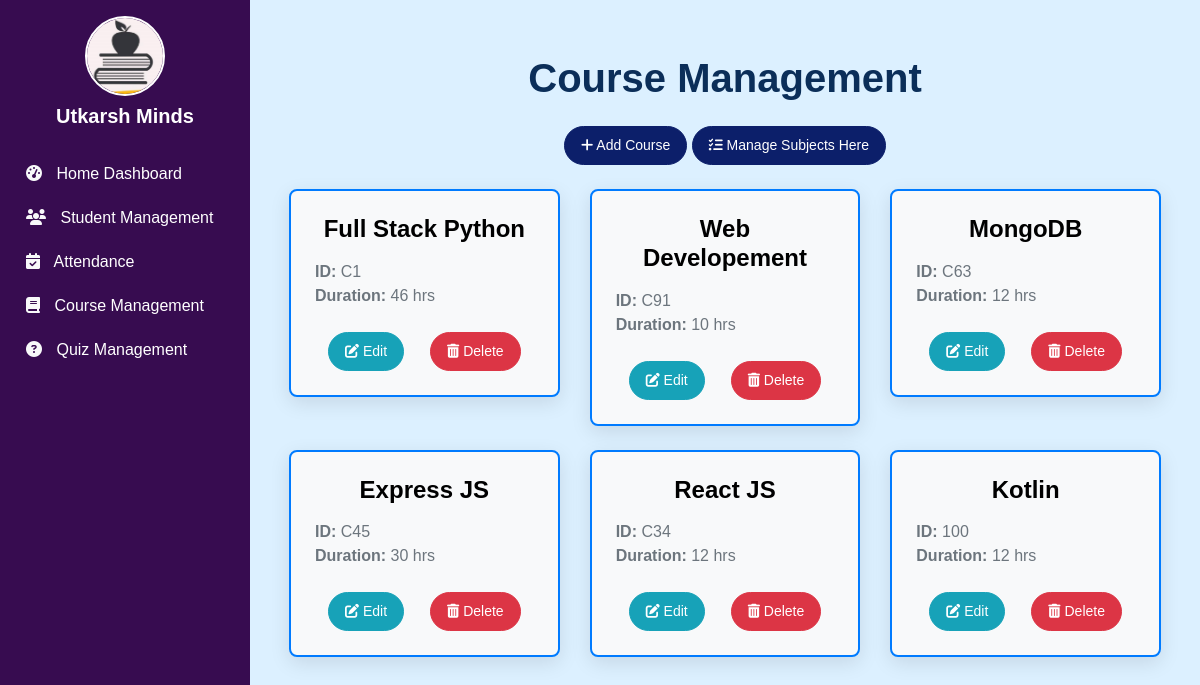
Page /coursemgt/ on the earlier database version.
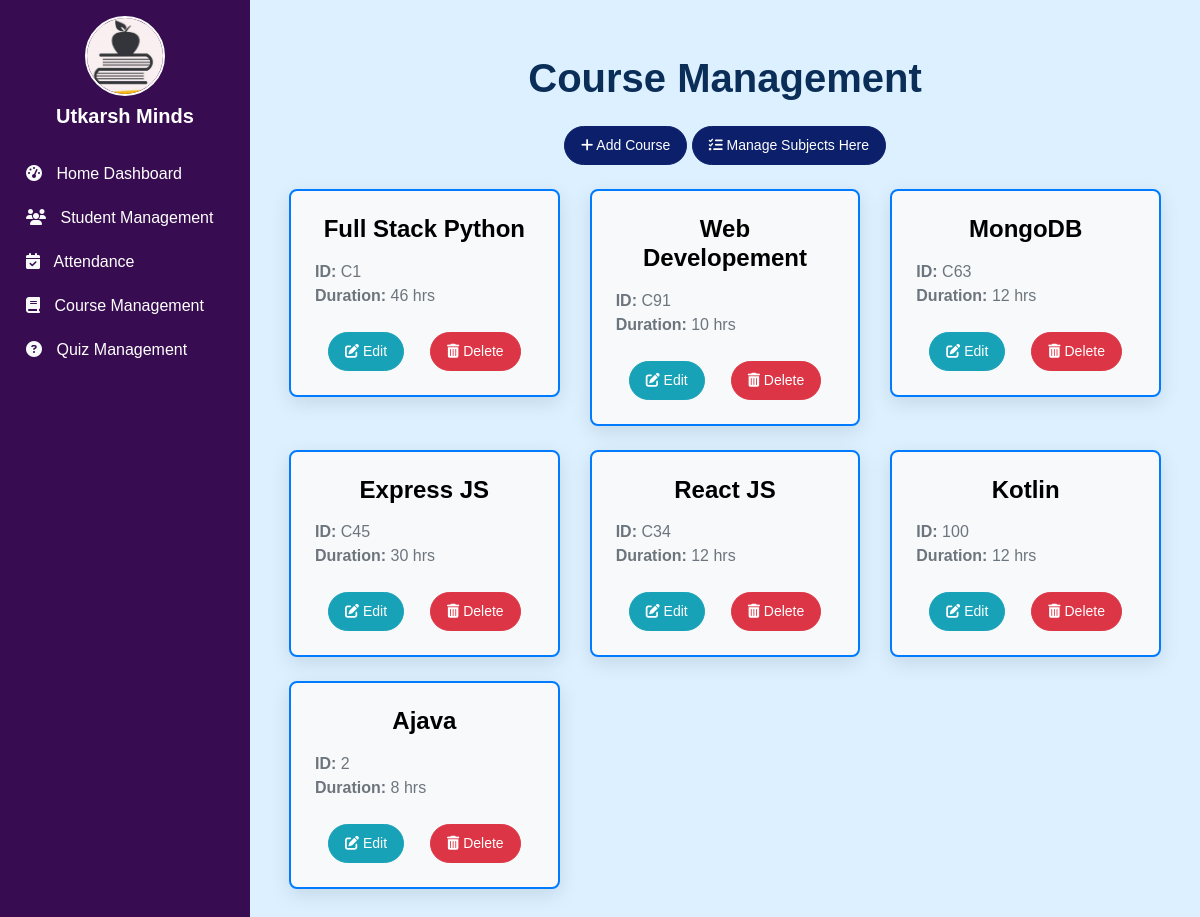
Same page on the later database version.
### coursemgt/models.py (models this page shows, shortened)
class Course(models.Model):
    c_id = models.TextField(primary_key=True)
    cname = models.CharField(max_length=255)
    cduration = models.IntegerField()

### coursemgt/views.py (the view)
# urls.py: path("", views.course_home, name="course_home"),
def course_home(request):
    courses = Course.objects.all()
    return render(request, "coursemgt/course_home.html", {'courses':courses})

### coursemgt/templates/coursemgt/course_home.html (shortened to what this page needs)
{% extends "base.html" %}
{% block linker %}
<link rel="stylesheet" href="/static/css/course_home.css">
{% endblock linker %}
{% block body %}
<h1 class="text-center mb-4" style="font-size: 2.5rem; font-weight: bold; color: #0b2e59;">Course Management</h1>
<div class="container">
    <div class="text-center mb-4">
        <a href="{% url 'course_add' %}" class="btn btn-primary btn-lg me-4">
            <i class="fas fa-plus"></i> Add Course
        </a>
        <a href="{% url 'subject_home' %}" class="btn btn-primary btn-lg">
            <i class="fa-solid fa-list-check"></i> Manage Subjects Here
        </a>
    </div>
    <div class="row">
        {% for c in courses %}
        <div class="col-md-4 mb-4">
            <div class="card border-primary shadow-lg">
                <div class="card-body">
                    <h5 class="card-title text-center">{{ c.cname }}</h5>
                    <p class="card-text text-muted">
                        <strong>ID:</strong> {{ c.c_id }}<br>
                        <strong>Duration:</strong> {{ c.cduration }} hrs
                    </p>
                    <div class="d-flex justify-content-around">
                        <a href="/coursemgt/course_update/{{ c.c_id }}" class="btn btn-info">
                            <i class="fas fa-edit"></i> Edit
                        </a>
                        <a href="/coursemgt/course_delete/{{ c.c_id }}" class="btn btn-danger">
                            <i class="fas fa-trash-alt"></i> Delete
                        </a>
                    </div>
                </div>
            </div>
        </div>
        {% endfor %}
    </div>
</div>
{% endblock body %}

Differences in the rows shown:
added Course: cname "Ajava", c_id "2", cduration "8"
